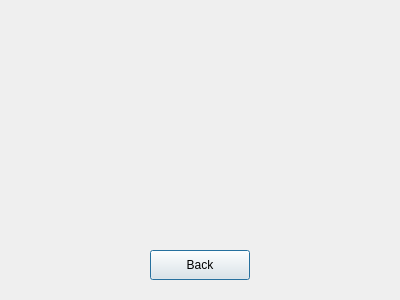
<?xml version="1.0" encoding="UTF-8"?>
<ui version="4.0">
 <class>About</class>
 <widget class="QDialog" name="About">
  <property name="geometry">
   <rect>
    <x>0</x>
    <y>0</y>
    <width>400</width>
    <height>300</height>
   </rect>
  </property>
  <property name="windowTitle">
   <string>Dialog</string>
  </property>
  <widget class="QPushButton" name="pushButton">
   <property name="geometry">
    <rect>
     <x>150</x>
     <y>250</y>
     <width>100</width>
     <height>30</height>
    </rect>
   </property>
   <property name="text">
    <string>Back</string>
   </property>
  </widget>
 </widget>
 <resources/>
 <connections/>
</ui>
